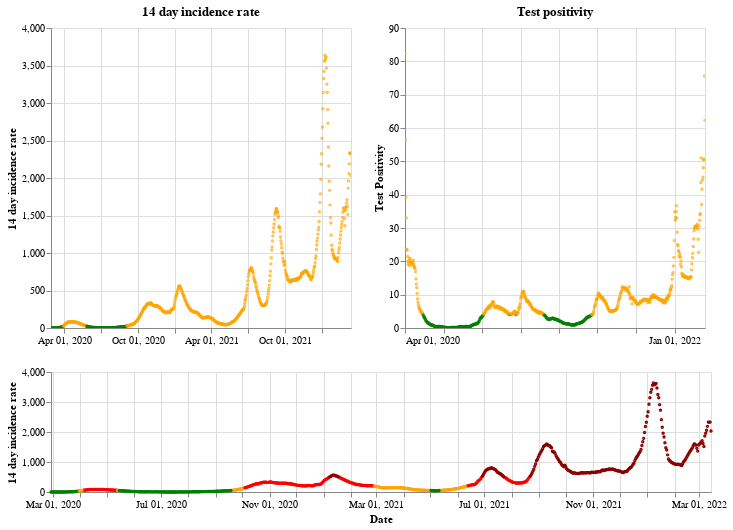

Notebook code for this chart:
### Markdown cell above
## Scotland

### Code cell
plot_traffic_light('Scotland')

### Figure 1 — Vega-Lite specification as saved in the notebook (floating-point values rounded to 4 significant figures; data arrays with more than 128 entries replaced by an {"elided": "..."} marker saying what was removed)
{"config": {"view": {"continuousWidth": 400, "continuousHeight": 300}}, "vconcat": [{"hconcat": [{"mark": {"type": "point", "size": 2}, "encoding": {"color": {"condition": {"value": "green", "test": "(datum.twoWeeklyCasesRate <= 25)"}, "value": "orange"}, "tooltip": [{"type": "nominal", "field": "areaName"}, {"type": "temporal", "field": "date"}, {"type": "quantitative", "field": "twoWeeklyCasesRate"}, {"type": "quantitative", "field": "testPositivity"}], "x": {"type": "temporal", "axis": {"title": ""}, "field": "date", "scale": {"domain": {"selection": "DateBrush"}}, "timeUnit": "yearmonthdate"}, "y": {"type": "quantitative", "axis": {"title": "14 day incidence rate"}, "field": "twoWeeklyCasesRate"}}, "title": "14 day incidence rate", "width": 300}, {"mark": {"type": "point", "size": 2}, "encoding": {"color": {"condition": {"value": "green", "test": "(datum.testPositivity <= 4)"}, "value": "orange"}, "tooltip": [{"type": "nominal", "field": "areaName"}, {"type": "temporal", "field": "date"}, {"type": "quantitative", "field": "twoWeeklyCasesRate"}, {"type": "quantitative", "field": "testPositivity"}], "x": {"type": "temporal", "axis": {"title": ""}, "field": "date", "scale": {"domain": {"selection": "DateBrush"}}, "timeUnit": "yearmonthdate"}, "y": {"type": "quantitative", "axis": {"title": "Test Positivity"}, "field": "testPositivity"}}, "title": "Test positivity", "width": 300}]}, {"layer": [{"mark": {"type": "point", "size": 2}, "encoding": {"color": {"condition": {"value": "orange", "test": "(((datum.testPositivity < 4) && (datum.twoWeeklyCasesRate >= 50)) && (datum.twoWeeklyCasesRate < 200))"}, "value": "red"}, "opacity": {"condition": {"value": 1, "test": "((datum.twoWeeklyCasesRate >= 50) && (datum.twoWeeklyCasesRate < 500))"}, "value": 0}, "tooltip": [{"type": "nominal", "field": "areaName"}, {"type": "temporal", "field": "date"}, {"type": "quantitative", "field": "twoWeeklyCasesRate"}, {"type": "quantitative", "field": "testPositivity"}], "x": {"type": "temporal", "axis": {"title": "Date"}, "field": "date", "timeUnit": "yearmonthdate"}, "y": {"type": "quantitative", "axis": {"title": "14 day incidence rate"}, "field": "twoWeeklyCasesRate"}}, "selection": {"DateBrush": {"type": "interval", "encodings": ["x"], "fields": ["Time"]}}}, {"mark": {"type": "point", "size": 2}, "encoding": {"color": {"value": "darkred"}, "opacity": {"condition": {"value": 1, "test": "(datum.twoWeeklyCasesRate >= 500)"}, "value": 0}, "tooltip": [{"type": "nominal", "field": "areaName"}, {"type": "temporal", "field": "date"}, {"type": "quantitative", "field": "twoWeeklyCasesRate"}, {"type": "quantitative", "field": "testPositivity"}], "x": {"type": "temporal", "axis": {"title": "Date"}, "field": "date", "timeUnit": "yearmonthdate"}, "y": {"type": "quantitative", "axis": {"title": "14 day incidence rate"}, "field": "twoWeeklyCasesRate"}}}, {"mark": {"type": "point", "size": 2}, "encoding": {"color": {"condition": {"value": "green", "test": "((datum.testPositivity < 4) && (datum.twoWeeklyCasesRate < 50))"}, "value": "orange"}, "opacity": {"condition": {"value": 1, "test": "(datum.twoWeeklyCasesRate < 50)"}, "value": 0}, "tooltip": [{"type": "nominal", "field": "areaName"}, {"type": "temporal", "field": "date"}, {"type": "quantitative", "field": "twoWeeklyCasesRate"}, {"type": "quantitative", "field": "testPositivity"}], "x": {"type": "temporal", "axis": {"title": "Date"}, "field": "date", "timeUnit": "yearmonthdate"}, "y": {"type": "quantitative", "axis": {"title": "14 day incidence rate"}, "field": "twoWeeklyCasesRate"}}}], "height": 120, "width": 660}], "data": {"name": "data-1997c8e27a90facbaac69dbee16f840e"}, "$schema": "https://vega.github.io/schema/vega-lite/v4.8.1.json", "datasets": {"data-1997c8e27a90facbaac69dbee16f840e": {"elided": "746 records"}}}
